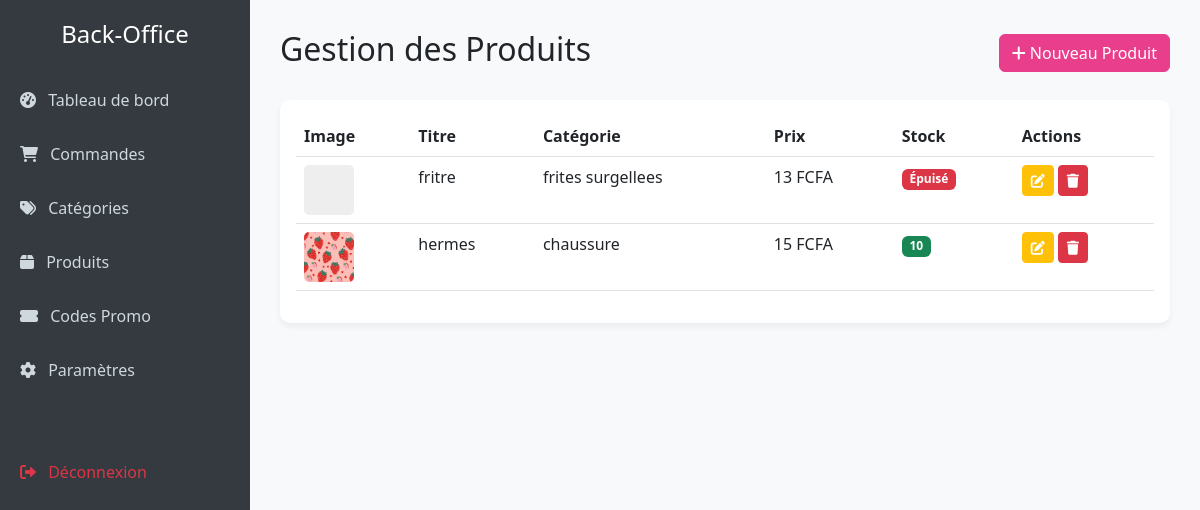
/admin/products.php (signed in), run on the app's committed database.
### tables this page shows
CREATE TABLE products (
        id INTEGER PRIMARY KEY AUTOINCREMENT,
        category_id INTEGER,
        title TEXT NOT NULL,
        description TEXT,
        price REAL NOT NULL,
        discount_price REAL DEFAULT 0,
        image_path TEXT,
        created_at DATETIME DEFAULT CURRENT_TIMESTAMP, stock INTEGER DEFAULT 0,
        FOREIGN KEY (category_id) REFERENCES categories(id)
    );

CREATE TABLE categories (
        id INTEGER PRIMARY KEY AUTOINCREMENT,
        name TEXT NOT NULL,
        slug TEXT NOT NULL UNIQUE
    , department TEXT DEFAULT 'Mode & Beauté');

### admin/products.php (the view, shortened to what this page needs)
<?php
require_once __DIR__ . '/includes/auth.php';
$products = $pdo->query("
    SELECT p.*, c.name as category_name
    FROM products p
    LEFT JOIN categories c ON p.category_id = c.id
    ORDER BY p.id DESC
")->fetchAll();
require_once __DIR__ . '/includes/header.php';
?>
<div class="d-flex justify-content-between align-items-center mb-4">
    <h2>Gestion des Produits</h2>
    <button class="btn btn-primary" data-bs-toggle="modal" data-bs-target="#productModal" onclick="resetForm()">
        <i class="fas fa-plus"></i> Nouveau Produit
    </button>
</div>
<div class="card p-3">
    <table class="table table-hover">
        <thead>
            <tr>
                <th>Image</th>
                <th>Titre</th>
                <th>Catégorie</th>
                <th>Prix</th>
                <th>Stock</th>
                <th>Actions</th>
            </tr>
        </thead>
        <tbody>
            <?php foreach ($products as $p): ?>
            <tr>
                <td>
                    <?php if($p['image_path']): ?>
                        <img src="../uploads/products/<?= $p['image_path'] ?>" alt="Image" style="width: 50px; height: 50px; object-fit: cover; border-radius: 5px;">
                    <?php else: ?>
                        <div style="width: 50px; height: 50px; background:#eee; border-radius: 5px;"></div>
                    <?php endif; ?>
                </td>
                <td><?= htmlspecialchars($p['title']) ?></td>
                <td><?= htmlspecialchars($p['category_name']) ?></td>
                <td>
                    <?= number_format($p['price'], 0, ',', '.') ?> FCFA
                </td>
                <td>
                    <?php if($p['stock'] <= 3 && $p['stock'] > 0): ?>
                        <span class="badge bg-warning text-dark"><?= $p['stock'] ?> (Faible)</span>
                    <?php elseif($p['stock'] == 0): ?>
                        <span class="badge bg-danger">Épuisé</span>
                    <?php else: ?>
                        <span class="badge bg-success"><?= $p['stock'] ?></span>
                    <?php endif; ?>
                </td>
                <td>
                    <button class="btn btn-sm btn-warning text-white" onclick='editProduct(<?= json_encode($p) ?>)'><i class="fas fa-edit"></i></button>
                    <a href="?delete=<?= $p['id'] ?>" class="btn btn-sm btn-danger" onclick="return confirm('Supprimer ce produit ?');"><i class="fas fa-trash"></i></a>
                </td>
            </tr>
            <?php endforeach; ?>
        </tbody>
    </table>
</div>
<?php require_once __DIR__ . '/includes/footer.php'; ?>

### admin/includes/header.php (style rules this page uses)
body { font-family: 'Segoe UI', Tahoma, Geneva, Verdana, sans-serif; background-color: #f8f9fa; }
.card { border: none; border-radius: 10px; box-shadow: 0 4px 6px rgba(0,0,0,0.05); }
.btn-primary { background-color: #e83e8c; border-color: #e83e8c; }

### data on the page
products: title "fritre", category.name "frites surgellees", price "13", stock "Épuisé"
products: image_path (picture), title "hermes", category.name "chaussure", price "15", stock "10"
